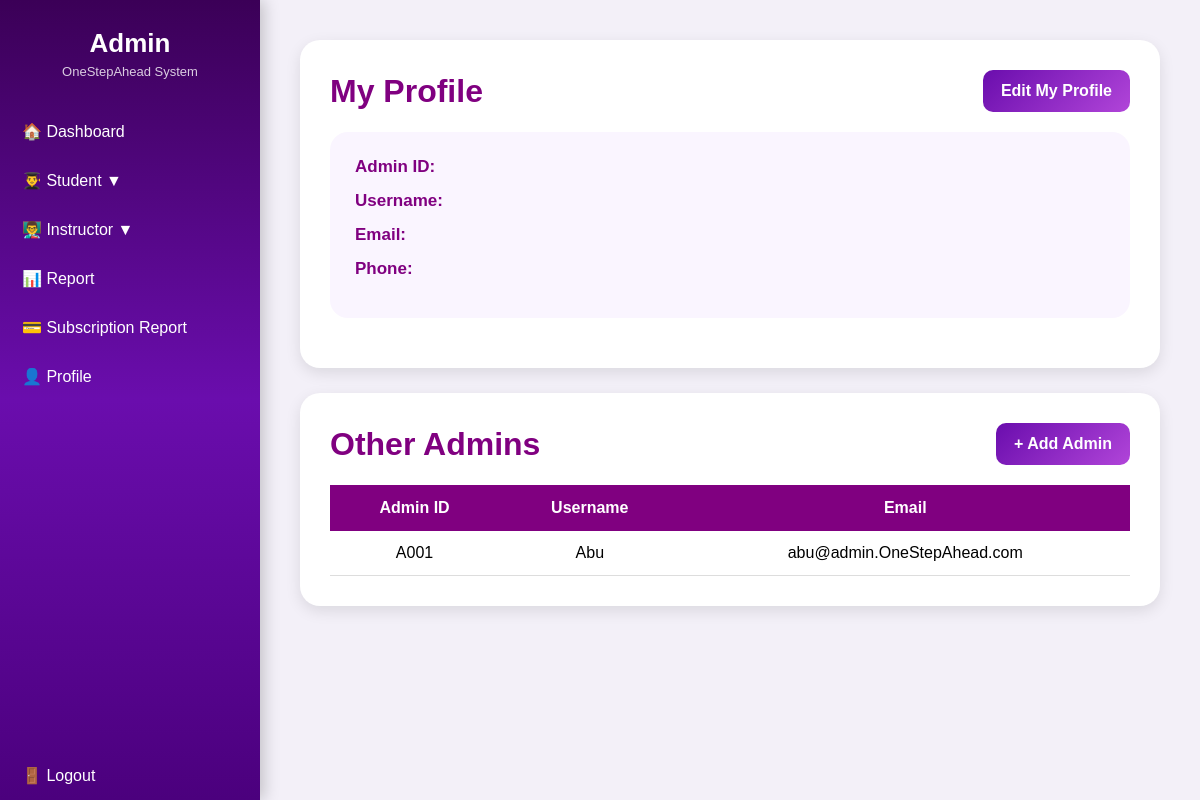
The page /a_profile.php on the database its author committed.
### tables this page shows
CREATE TABLE `users` (
  `user_id` int(11) NOT NULL,
  `user_code` varchar(10) DEFAULT NULL,
  `username` varchar(100) DEFAULT NULL,
  `email` varchar(100) DEFAULT NULL,
  `phone` varchar(20) DEFAULT NULL,
  `role` varchar(20) DEFAULT NULL,
  `standard` varchar(50) DEFAULT NULL,
  `password` varchar(255) DEFAULT NULL,
  `avatar` varchar(100) DEFAULT 'avatar.jpg',
  `created_at` timestamp NOT NULL DEFAULT current_timestamp(),
  `subject_taught` varchar(50) DEFAULT NULL
);

### a_profile.php (the view, shortened to what this page needs)
<?php
include "db.php";
$allAdmins =
"SELECT *
FROM users
WHERE role='Admin'
ORDER BY user_code";
$adminResult =
$conn->query($allAdmins);
?>
<!DOCTYPE html>
<html>
<head>
</head>
<body>
<div class="sidebar">
    <div class="logo-box">
        <h2>Admin</h2>
        <p>OneStepAhead System</p>
    </div>
    <a href="A_home.php">🏠 Dashboard</a>
    <div class="dropdown">
        <button class="dropbtn" onclick="toggleStudent()">
            👨‍🎓 Student <span id="studentArrow">▼</span>
        </button>
    </div>
    <div class="dropdown">
        <button class="dropbtn" onclick="toggleInstructor()">
            👨‍🏫 Instructor <span id="instructorArrow">▼</span>
        </button>
    </div>
	<a href="report.php">📊 Report</a>
	<a href="subscription_report.php">💳 Subscription Report</a>
    <a href="a_profile.php" class="active">👤 Profile</a>
    <a href="login.php" class="logout">🚪 Logout</a>
</div>
<div class="main-content">
    <div class="container">
        <div class="header-row">
            <h1>My Profile</h1>
            <a class="btn" href="edit_admin.php">
                Edit My Profile
            </a>
        </div>
        <div class="profile-card">
            <p>
                <b>Admin ID:</b>
            </p>
            <p>
                <b>Username:</b>
            </p>
            <p>
                <b>Email:</b>
            </p>
            <p>
                <b>Phone:</b>
            </p>
        </div>
    </div>
    <div class="container">
        <div class="header-row">
            <h1>Other Admins</h1>
            <a class="btn" href="add_admin.php">
                + Add Admin
            </a>
        </div>
        <table>
            <tr>
                <th>Admin ID</th>
                <th>Username</th>
                <th>Email</th>
            </tr>
            <?php
            if($adminResult->num_rows > 0)
            {
                while($row = $adminResult->fetch_assoc())
                {
            ?>
            <tr>
                <td>
                    <?php echo $row['user_code']; ?>
                </td>
                <td>
                    <?php echo $row['username']; ?>
                </td>
                <td>
                    <?php echo $row['email']; ?>
                </td>
            </tr>
            <?php
                }
            }
            ?>
        </table>
    </div>
</div>
</body>
</html>

### a_profile.php (style rules this page uses)
* { margin:0; padding:0; box-sizing:border-box; }
body { font-family:Arial, sans-serif; background:#f3f0f8; display:flex; }
.sidebar { width:260px; height:100vh; background:linear-gradient(180deg,#3b0057,#6a0dad,#4b007d); position:fixed; left:0; top:0; display:flex; flex-direction:column; box-shadow:4px 0 15px rgba(0,0,0,0.2); }
.logo-box { color:white; text-align:center; padding:28px 20px; }
.logo-box h2 { font-size:26px; }
.logo-box p { font-size:13px; opacity:0.8; margin-top:5px; }
.sidebar a, .dropbtn { width:100%; display:block; padding:15px 22px; color:white; text-decoration:none; background:none; border:none; text-align:left; font-size:16px; cursor:pointer; transition:0.3s; }
.sidebar a:hover, .dropbtn:hover, .active { background:rgba(255,255,255,0.18); }
.logout { margin-top:auto; background:rgba(255,255,255,0.1); }
.main-content { margin-left:260px; width:calc(100% - 260px); padding:40px; }
.container { background:white; padding:30px; border-radius:20px; box-shadow:0 5px 15px rgba(0,0,0,0.1); margin-bottom:25px; }
.header-row { display:flex; justify-content:space-between; align-items:center; margin-bottom:20px; }
h1 { color:purple; }
.profile-card { background:#faf5ff; padding:25px; border-radius:18px; margin-bottom:20px; }
.profile-card p { font-size:17px; margin-bottom:14px; }
.profile-card b { color:purple; }
.btn { background:linear-gradient(135deg,#6a0dad,#b145d9); color:white; padding:12px 18px; text-decoration:none; border-radius:10px; font-weight:bold; display:inline-block; }
table { width:100%; border-collapse:collapse; margin-top:15px; }
th { background:purple; color:white; padding:14px; }
td { padding:13px; border-bottom:1px solid #ddd; text-align:center; }

### rows shown on the page
users: user_code "A001", username "Abu", email "abu@admin.OneStepAhead.com"
